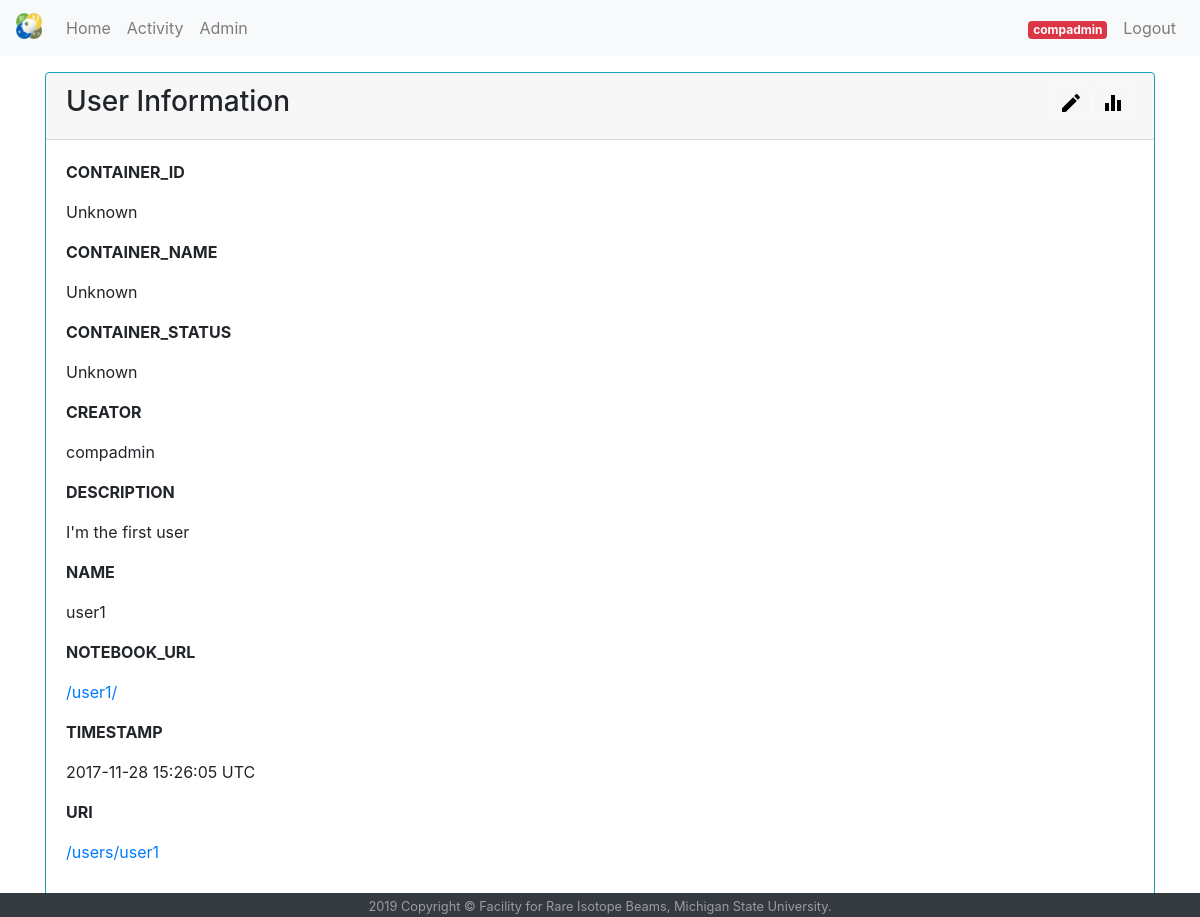
The app's page /users/user1 (signed in) with its own data.
### app/models.py (models this page shows, shortened)
class Admin(db.Model):
    id = db.Column(db.Integer, primary_key=True)
    nickname = db.Column(db.String(64), index=True, unique=True)
    email = db.Column(db.String(120), index=True, unique=True)
    password_hash = db.Column(db.String(128))
    users = db.relationship('User', backref='admin', lazy='dynamic')
    timestamp = db.Column(db.DateTime,
                          default=datetime.utcnow,
                          onupdate=datetime.utcnow)

class User(db.Model):
    id = db.Column(db.Integer, primary_key=True)
    name = db.Column(db.String(64), index=True, unique=True)
    timestamp = db.Column(db.DateTime,
                          default=datetime.utcnow,
                          onupdate=datetime.utcnow)
    admin_id = db.Column(db.Integer, db.ForeignKey('admin.id'))
    description = db.Column(db.String(100))
    password_hash = db.Column(db.String(128))
    containers = db.relationship('Container', backref='user', lazy='dynamic')
    @property
    def local_time(self):
        return utc2local(self.timestamp)
    @property
    def container_name(self):
        try:
            return self.containers[-1].name
        except IndexError:
            return "Unknown"
    @property
    def container_id(self):
        try:
            return self.containers[-1].shortid
        except IndexError:
            return "Unknown"
    @property
    def container_status(self):
        try:
            return self.containers[-1].status
        except IndexError:
            return "Unknown"
    @property
    def notebook_url(self):
        return url_for('proxy_nb', name=self.name)

### app/views/user.py (the view, shortened to what this page needs)
class UserAPI(Resource):
    def __init__(self):
        self.rp = reqparse.RequestParser()
        self.rp.add_argument('name', type=str, location='json')
        self.rp.add_argument('password', type=str, location='json')
        self.rp.add_argument('description', type=str, location='json')
        self.rp.add_argument('container_name', type=str, location='json')
        self.rp.add_argument('server_url', type=str, location='json')
        super(UserAPI, self).__init__()
    def get(self, name):
        user = User.query.filter(User.name==name).first()
        if user is None:
            abort(404)
        if request_json():
            return {'user': marshal(user, user_fields)}
        return Response(
                    render_template('show_user.html',
                        user=marshal(user, user_fields),
                        title="Inspection of {}".format(name)),
                    mimetype='text/html')

### app/utils.py (called while the page is built)
def utc2local(u_time):
    utc_now = u_time.replace(tzinfo=pytz.utc)
    try:
        l_tz = tzlocal.get_localzone()
        l_time = utc_now.astimezone(l_tz)
    except pytz.UnknownTimeZoneError:
        l_time = utc_now.astimezone()
    return l_time.strftime("%Y-%m-%d %H:%M:%S %Z")

def request_json():
    best = request.accept_mimetypes \
            .best_match(['application/json', 'text/html'])
    return best == 'application/json'

### templates/show_user.html (shortened to what this page needs)
{% extends "base.html" %}
{% block container %}
<div class="container my-3">
    <div class="card border-info">
        <div class="card-header">
            {% if (session['logged_in'] or session['logged_in_admin']) %}
            <h3>User Information
                <span class="btn-group float-right">
                    <span title="Edit User" data-toggle="tooltip">
                        <button class="btn btn-outline-light btn-sm btn-edit-user"
                                data-toggle="modal"
                                data-title="Update User"
                                data-target="#update-user-modal"
                                data-uname="{{ user.name }}"
                                data-cname="{{ user.container_name }}"
                                data-curl="{{ user.notebook_url }}"
                                data-desc="{{ user.description }}"
                                data-url="{{ url_for('user', name=user.name) }}">
                            <img src="{{ url_for('static', filename='img/edit.svg') }}" height="24" width="24" alt="">
                        </button>
                    </span>
                    <span title="Edit Service" data-toggle="tooltip">
                        <button class="btn btn-outline-light btn-sm btn-edit-container"
                                data-toggle="modal"
                                data-target="#update-container-modal"
                                data-title="Update Container"
                                data-uname="{{ user.name }}"
                                data-curl="{{ user.notebook_url }}"
                                data-cid="{{ user.container_id }}"
                                data-cname="{{ user.container_name}}"
                                data-url="{{ url_for('user', name=user.name) }}">
                            <img src="{{ url_for('static', filename='img/equalizer.svg') }}" height="24" width="24" alt="">
                        </button>
                    </span>
                </span>
            </h3>
            {% else %}
            <h3>User Information</h3>
            {% endif %}
        </div>
        <div class="card-body">
            {% for k, v in user.items()|sort if k != 'password_hash' %}
            <p class="text-uppercase"><strong>{{ k }}</strong></p>
            {% if k == 'notebook_url' and v != 'Unknown' or k == 'uri'  %}
            <p><a href={{ v }}>{{ v }}</a></p>
            {% elif k == 'container_name' and v != 'Unknown' %}
            <p><a href={{ url_for('container', name=v) }}>{{ v }}</a></p>
            {% else %}
            <p>{{ v }}</p>
            {% endif %}
            {% endfor %}
        </div>
    </div>
</div>
{% endblock %}

### templates/base.html (shortened to what this page needs)
<!DOCTYPE HTML>
<html>
    <head>
        <link rel="stylesheet" type="text/css" href="{{ url_for('static', filename='bootstrap-4.3.1/css/bootstrap.min.css') }}">
    </head>
    </body>
        <nav class="navbar navbar-expand-lg navbar-light bg-light">
            <a href="https://frib.msu.edu/" target="_blank" class="navbar-brand">
                <img src="{{ url_for('static', filename='img/frib-logo.png') }}" width="26" height="26" class="d-inline-block align-top" alt="">
            </a>
            <div id="navbarNav" class="collapse navbar-collapse">
                <div class="navbar-nav">
                    <a class="nav-item nav-link" href="{{ url_for('index') }}">Home<span class="sr-only">(current)</span></a>
                    <a class="nav-item nav-link" href="{{ url_for('users') }}">Activity</a>
                    {% if session['logged_in_admin'] %}
                    <a class="nav-item nav-link" href="{{ url_for('u_admin') }}">Admin</a>
                    {% endif %}
                </div>
                <div class="navbar-nav ml-auto">
                    {% if session['logged_in'] %}
                    <a class="nav-item nav-link" href="{{ url_for('user', name=session['logged_in_user']) }}"><span class="badge badge-info">{{ session['logged_in_user'] }}</span></a>
                    <a class="nav-item nav-link nav-logout" href='#' data-url="{{ url_for('u_login') }}">Logout</a>
                    {% elif session['logged_in_admin'] %}
                    <a class="nav-item nav-link" href="{{ url_for('u_admin') }}"><span class="badge badge-danger">{{ session['logged_in_admin'] }}</span></a>
                    <a class="nav-item nav-link nav-logout" href='#' data-url="{{ url_for('u_login') }}">Logout</a>
                    {% else %}
                    <a class="nav-item nav-link" href="{{ url_for('u_login') }}">Login</a>
                    {% endif %}
                </div>
            </div>
        </nav>
        {% block container %}{% endblock %}
        <footer>
        <div class="bg-dark fixed-bottom text-center text-white-50">
            <div class="container">
                <small>2019 Copyright &copy; Facility for Rare Isotope Beams, Michigan State University.</small>
            </div>
        </div>
        </footer>
    </body>
</html>

### records on screen
Admin: logged_in_admin "compadmin", k "CREATOR", nickname "compadmin"
User: k "DESCRIPTION", description "I'm the first user", k "NAME", name "user1"

### other values on screen
{{ k }} "CONTAINER_ID" "CONTAINER_NAME" "CONTAINER_STATUS" "NOTEBOOK_URL" "TIMESTAMP" "URI"
{{ v }} "Unknown" "Unknown" "Unknown" "2017-11-28 15:26:05 UTC"
{{ v }} "/user1/" "/users/user1"
